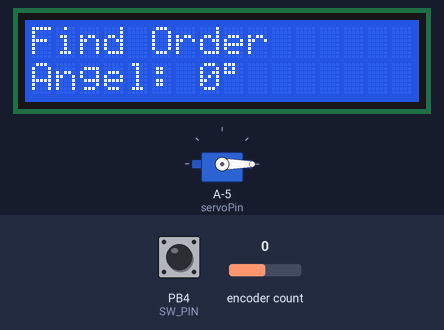
The sketch below on a simulated ATtiny85, built with avr-gcc and run on an emulated ATtiny85. Parts: servo, 16×2 character LCD. Inputs (shaded band) come from the test bench; at power-on: encoder count 0, PB4 (SW_PIN) HIGH. What the sketch prints to the serial monitor is not drawn.

Above: at 3.2 s.
3.3 s: encoder count set to -1
At 3.8 s:
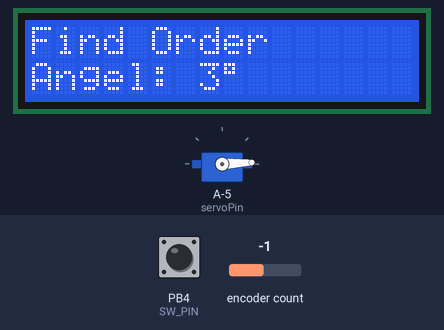
4.8 s: encoder count set to -2
At 5.8 s:
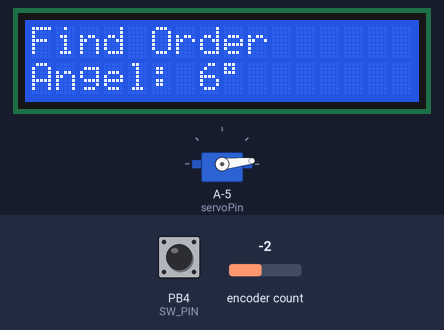
6.4 s: PB4 (SW_PIN) pulled LOW for 1 s
At 7.8 s:
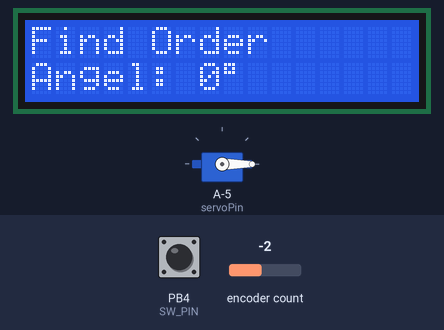
Timing chart, 0 to 9.4 s (numbered marks = the images above; inputs shaded):
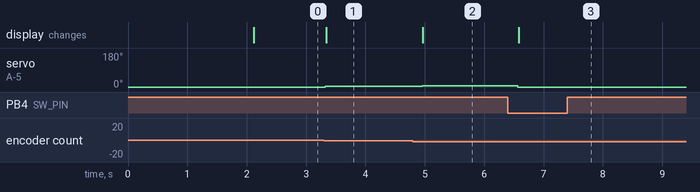

The sketch:

version_1.ino
```cpp
//使用旋转编码器和 LCD 上的显示角度控制伺服电机

const int SW_PIN = 4;//定义旋转编码开关的引脚
const int PIN_A =2;
const int PIN_B =3;

#include <Encoder.h> /*******************************/

// 将这两个数字更改为连接到编码器的引脚。
// 最佳性能：两个引脚都有中断能力
// 良好的性能：只有第一个引脚具有中断能力
// 低性能：两个引脚都没有中断能力
Encoder myEnc(PIN_A, PIN_B);
//

const int homePosition = 0; //初始位置
const int stepValue = 3;//转动旋钮时舵机的旋转速度
const int servoPin = 9;//~必须是标有~的引脚舵机引脚
#include <Servo.h> /*******************************/

Servo myservo;  //创建伺服对象来控制伺服
int servoAngel =homePosition;


#include <Wire.h>/*******************************/
#include <LiquidCrystal_I2C.h>/*******************************/

// 将 LCD 地址设置为 0x27 或 0x3F 以实现 16 个字符和 2 行显示

LiquidCrystal_I2C lcd(0x27, 16, 2); //地址初始

void setup() {
  Serial.begin(9600);
  pinMode(SW_PIN, INPUT);
  Serial.println("bianmaqi");
   myservo.attach(servoPin);  // 将伺服连接到引脚
   myservo.write(servoAngel);//将舵机移动到初始位置


//LCD屏幕显示的文字角度信息
  lcd.begin();
  lcd.backlight();
  lcd.print("c");
  lcd.setCursor (0,1);
  lcd.print("Servo Test");
  delay(2000);
   lcd.clear();
  lcd.print("Find Order"); //LCD屏幕显示的文字角度信息
  lcd.setCursor (0,1);
  lcd.print("Angel: ");  //LCD屏幕显示的文字角度信息
}

long oldPosition  = -999;

void loop() {
  long newPosition = myEnc.read();
  if (newPosition != oldPosition) {

    if(newPosition >  oldPosition)
    {
    int newStep = abs(newPosition - oldPosition);
      Serial.print("Angle ");
      Serial.println(servoAngel);
      servoAngel -= stepValue;
      if(servoAngel <0)
          servoAngel =0;
      myservo.write(servoAngel); //将伺服移动到
      lcdAngel(servoAngel);//在液晶屏上打印
    }

    if(newPosition <  oldPosition )
    {
    int newStep = abs(newPosition - oldPosition);
      Serial.print("Angle ");
      Serial.println(servoAngel);
      servoAngel += stepValue;
      if(servoAngel >180)
          servoAngel =180;
      myservo.write(servoAngel); //
      lcdAngel(servoAngel);//
    }
   oldPosition = newPosition;//记住新位置
  }

  if( digitalRead(SW_PIN) == LOW)
  {
    Serial.print("Home: ");
    Serial.println(homePosition);
    servoAngel =homePosition;
      myservo.write(servoAngel); //
      lcdAngel(servoAngel);//

  }

  delay(200);
}

void lcdAngel(int angel)
{

  int startChar =7;
  for(int i=startChar; i<16; i++)
  {
   lcd.setCursor (i,1);
    lcd.print(" ");
  }

   lcd.setCursor (startChar,1); //
   lcd.print(angel);
   lcd.print((char)223);
}
```

Measured:
- after the input at 3.3 s, servo on A-5 (servoPin): 0° → 3° at once; the display: changes at once (image 1)
- after the input at 4.8 s, servo on A-5 (servoPin): 3° → 6° after 0.16 s; the display: changes after 0.16 s (image 2)
- after the input at 6.4 s, servo on A-5 (servoPin): 6° → 0° after 0.17 s; the display: changes after 0.18 s (image 3)
